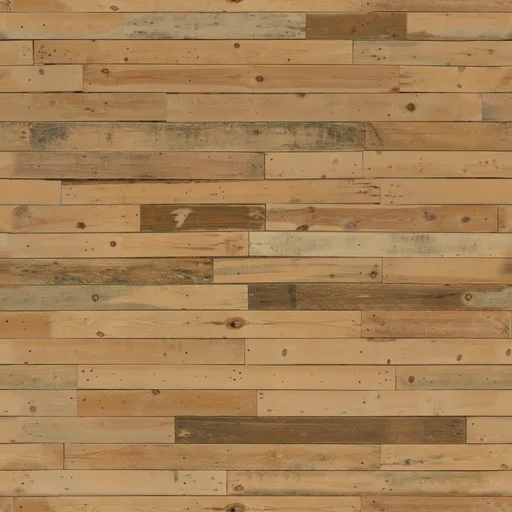
#> input picture assets/city/ftex/raw_plank_wall.webp, 512 x 512 px, given in place of SedanYellow.png, which was not available
$ python prepare-textures.py ../../assets/city/ftex
#> lines starting #> are read from the running program, lines starting #| are printed output that depends on the picture
import sys
from PIL import Image
src=sys.argv[1];im=Image.open(src+'/SedanYellow.png').convert('RGB');px=im.load()
#> further down, im is the input picture: PIL image 512x512 RGB; mean R, G, B 165, 129, 85.9
for y in range(im.height):
 for x in range(im.width):
  r,g,b=px[x,y]
  if r>g*.88 and g>b*1.35 and g>15:
   lum=(r*.25+g*.65+b*.1)*.43;px[x,y]=(int(lum*.88),int(lum*.96),int(lum*1.05))
im.save(src+'/paint.png')
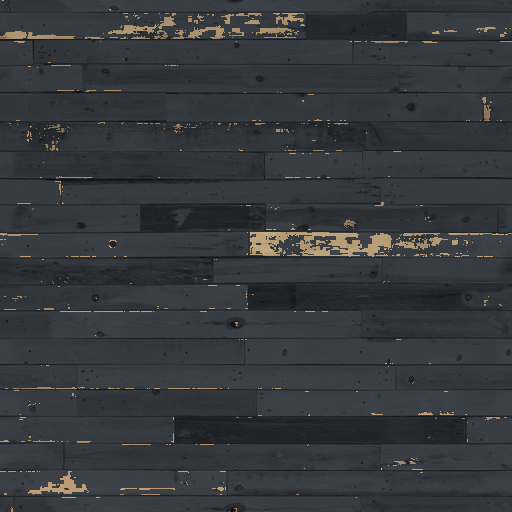
#> saved as paint.png: PIL image 512x512 RGB; mean R, G, B 53.4, 57.1, 61.1

$ run again, on assets/city/ftex/cobblestone_floor_001.webp
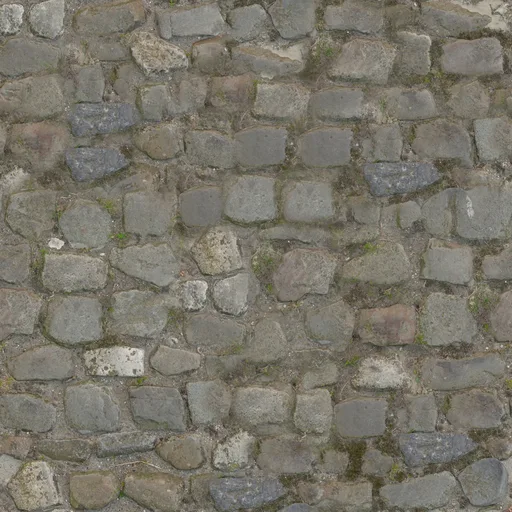
#> input picture assets/city/ftex/cobblestone_floor_001.webp, 512 x 512 px, given in place of SedanYellow.png, which was not available
#> im is the input picture: PIL image 512x512 RGB; mean R, G, B 121.3, 117.4, 105.6
#> `im.save(src+'/paint.png')`:
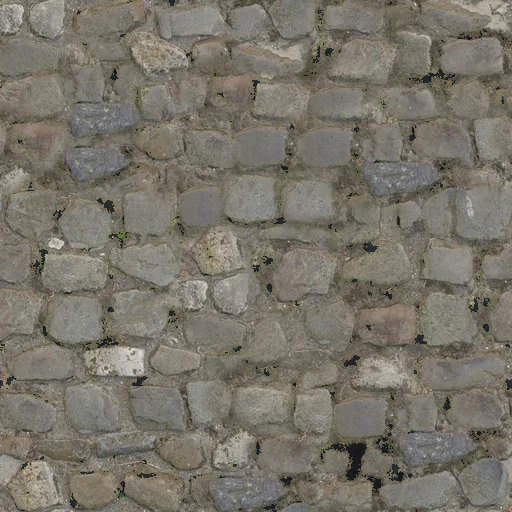
#> saved as paint.png: PIL image 512x512 RGB; mean R, G, B 120.3, 116.5, 105.2
